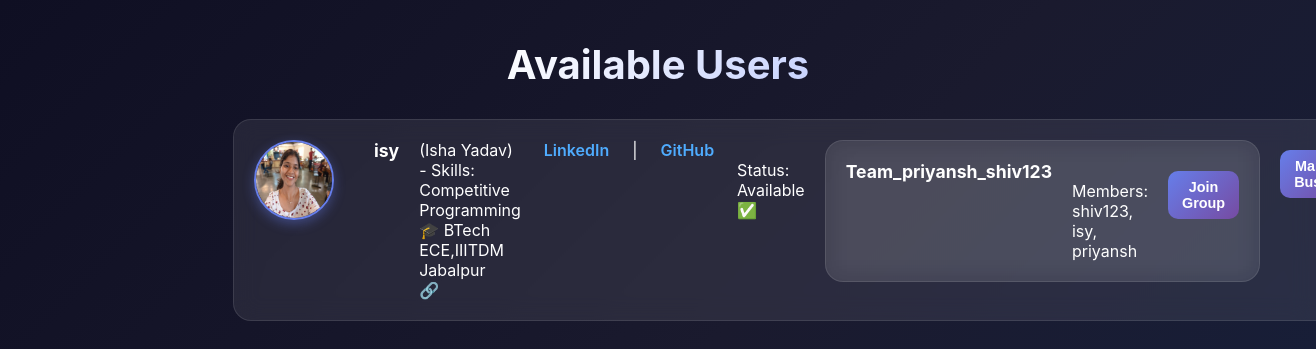
The page /available_choices (signed in) on the database its author committed.
### app.py (models this page shows, shortened)
class User(db.Model, UserMixin):
    id = db.Column(db.Integer, primary_key=True)
    username = db.Column(db.String(50), unique=True, nullable=False)
    password_hash = db.Column(db.String(200), nullable=False)
    name = db.Column(db.String(50))
    skills = db.Column(db.String(200))
    linkedin = db.Column(db.String(200))
    github = db.Column(db.String(200))
    education = db.Column(db.String(200))
    photo = db.Column(db.String(200))
    availability = db.Column(db.Boolean, default=True)

class Group(db.Model):
    id = db.Column(db.Integer, primary_key=True)
    name = db.Column(db.String(100))
    members = db.relationship("User", secondary=group_members, backref="groups")

### app.py (the view)
@app.route('/available_choices')
@login_required
def available_choices():
    users = User.query.filter(User.availability == True, User.id != current_user.id).all()
    groups = Group.query.all()
    return render_template('available_choices.html', users=users, groups=groups)

### app.py (called while the page is built)
@login_manager.user_loader
def load_user(user_id):
    return User.query.get(int(user_id))

### templates/available_choices.html (shortened to what this page needs)
<!DOCTYPE html>
<html>
<head>
  <link rel="stylesheet" href="{{ url_for('static', filename='css/styleavailability.css') }}">
</head>
<body>
  <h2>Available Users</h2>
  <ul>
    {% for user in users %}
      <li>
        {% if user.photo %}
          <img src="{{ url_for('static', filename='uploads/' + user.photo) }}"
               width="80" height="80" style="border-radius:50%">
        {% else %}
          <img src="{{ url_for('static', filename='default.png') }}"
               width="80" height="80" style="border-radius:50%">
        {% endif %}
        <br>
        <b>{{ user.username }}</b> ({{ user.name }}) - Skills: {{ user.skills }} <br>
        🎓 {{ user.education or 'Not provided' }} <br>
        🔗 <a href="{{ user.linkedin }}" target="_blank">LinkedIn</a> |
        <a href="{{ user.github }}" target="_blank">GitHub</a> <br>
        Status: {{ "Available ✅" if user.availability else "Busy ❌" }}
        <ul>
          {% for group in groups %}
            <li>
              <b>{{ group.name }}</b> <br>
              Members:
                {% for m in group.members %}
                  {{ m.username }}{% if not loop.last %}, {% endif %}
                {% endfor %}
              <br>
              <form method="POST" action="{{ url_for('join_group', group_id=group.id) }}">
                <button type="submit">Join Group</button>
              </form>
            </li>
          {% endfor %}
        </ul>
        <form method="POST" action="{{ url_for('toggle_availability', user_id=user.id) }}" style="display:inline;">
          <button type="submit">
            {% if user.availability %}Mark Busy{% else %}Mark Available{% endif %}
          </button>
        </form>
      </li>
    {% endfor %}
  </ul>
</body>
</html>

### static/css/styleavailability.css (style rules this page uses)
* { margin: 0; padding: 0; box-sizing: border-box; }
body { font-family: 'Inter', sans-serif; background: linear-gradient(135deg, #0f0f23 0%, #1a1a2e 50%, #16213e 100%); color: #fff; padding: 40px 20px; min-height: 100vh; display: flex; flex-direction: column; align-items: center; }
h2 { font-size: 2.5rem; margin-bottom: 30px; background: linear-gradient(135deg, #ffffff, #c7d2fe); -webkit-background-clip: text; -webkit-text-fill-color: transparent; text-align: center; animation: glow 2s ease-in-out infinite alternate; }
ul { list-style: none; width: 100%; max-width: 850px; display: grid; gap: 20px; padding: 0; }
li { background: rgba(255, 255, 255, 0.08); backdrop-filter: blur(12px); border-radius: 18px; padding: 20px; display: flex; gap: 20px; align-items: flex-start; border: 1px solid rgba(255, 255, 255, 0.1); transition: transform 0.3s ease, box-shadow 0.3s ease; }
li img { flex-shrink: 0; border-radius: 50%; border: 2px solid #667eea; box-shadow: 0 4px 12px rgba(102, 126, 234, 0.4); }
li b { font-size: 1.1rem; color: #fff; }
li a { color: #4facfe; text-decoration: none; font-weight: 600; margin: 0 3px; }
form button { margin-top: 10px; padding: 8px 14px; border: none; border-radius: 10px; font-size: 0.9rem; font-weight: 600; cursor: pointer; background: linear-gradient(135deg, #667eea, #764ba2); color: white; transition: all 0.3s ease; }

### rows shown on the page
User: photo (picture), username "isy", name "Isha Yadav", skills "Competitive Programming", education "BTech ECE,IIITDM Jabalpur", availability "Available ✅", shows "Mark Busy"
Group: name "Team_priyansh_shiv123"
User: username "shiv123"
User: username "priyansh"
